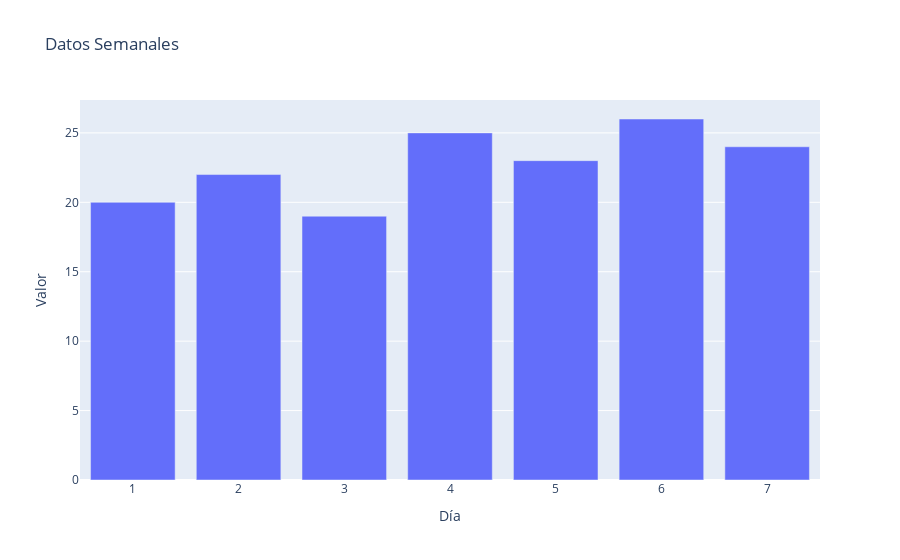

The code cell stored with this chart in its notebook:
### Markdown cell above
1.2) Agrega título y etiquetas de ejes

### Code cell
# Tu código aquí
fig = px.bar(
    x=x,
    y=y,
    title="Datos Semanales",
    labels={"x": "Día", "y": "Valor"}
)

fig.show()

### Figure 1 — Plotly figure (JSON) as saved in the notebook; plotly's stock layout.template omitted (floating-point values rounded to 4 significant figures)
{"data": [{"hovertemplate": "Día=%{x}<br>Valor=%{y}<extra></extra>", "legendgroup": "", "marker": {"color": "#636efa", "pattern": {"shape": ""}}, "name": "", "orientation": "v", "showlegend": false, "textposition": "auto", "type": "bar", "x": [1, 2, 3, 4, 5, 6, 7], "xaxis": "x", "y": [20, 22, 19, 25, 23, 26, 24], "yaxis": "y"}], "layout": {"barmode": "relative", "legend": {"tracegroupgap": 0}, "title": {"text": "Datos Semanales"}, "xaxis": {"anchor": "y", "domain": [0, 1], "title": {"text": "Día"}}, "yaxis": {"anchor": "x", "domain": [0, 1], "title": {"text": "Valor"}}}}
